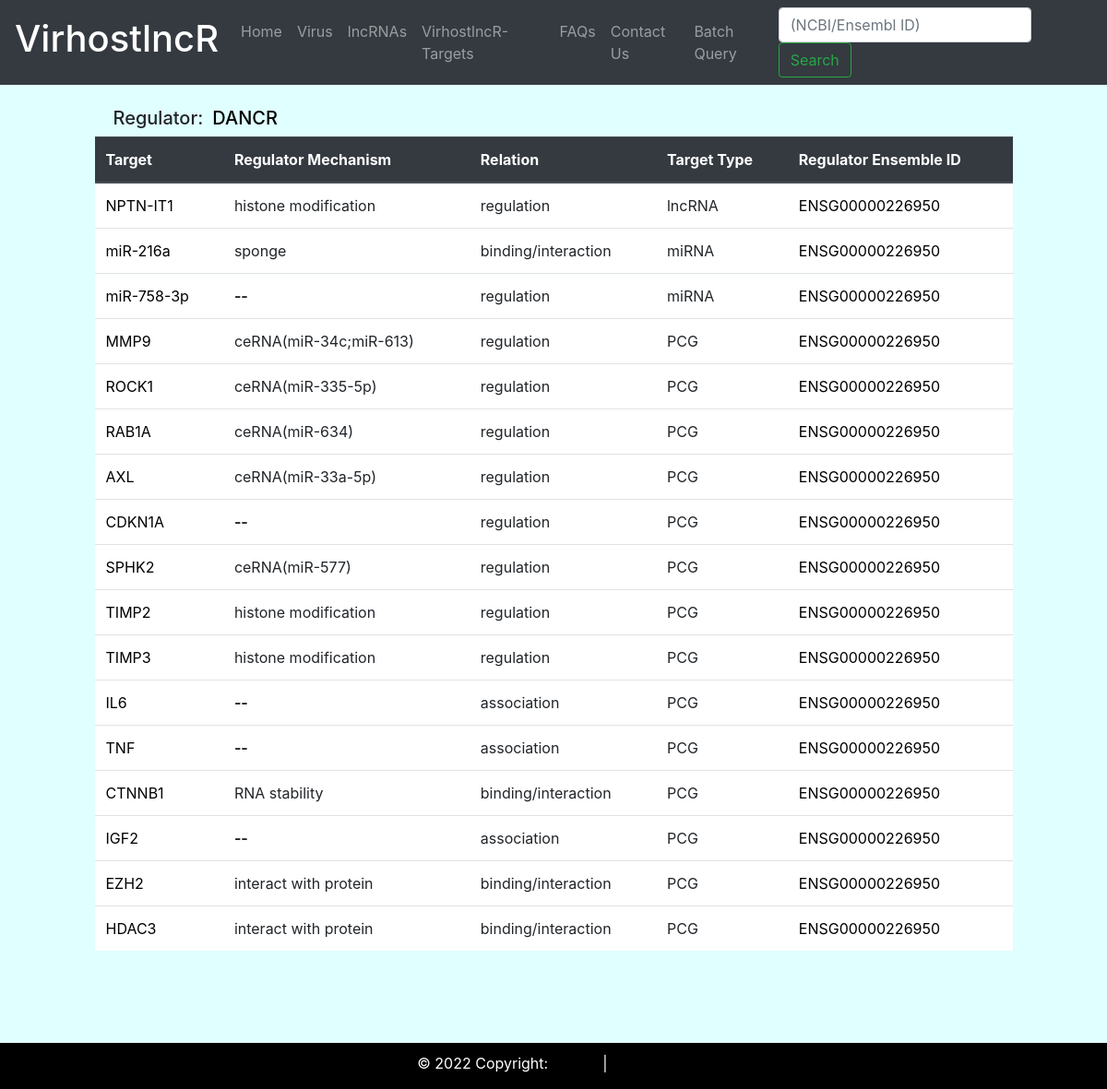
Before: /VirhostlncR/targetdetails/DANCR/ with the older database file.
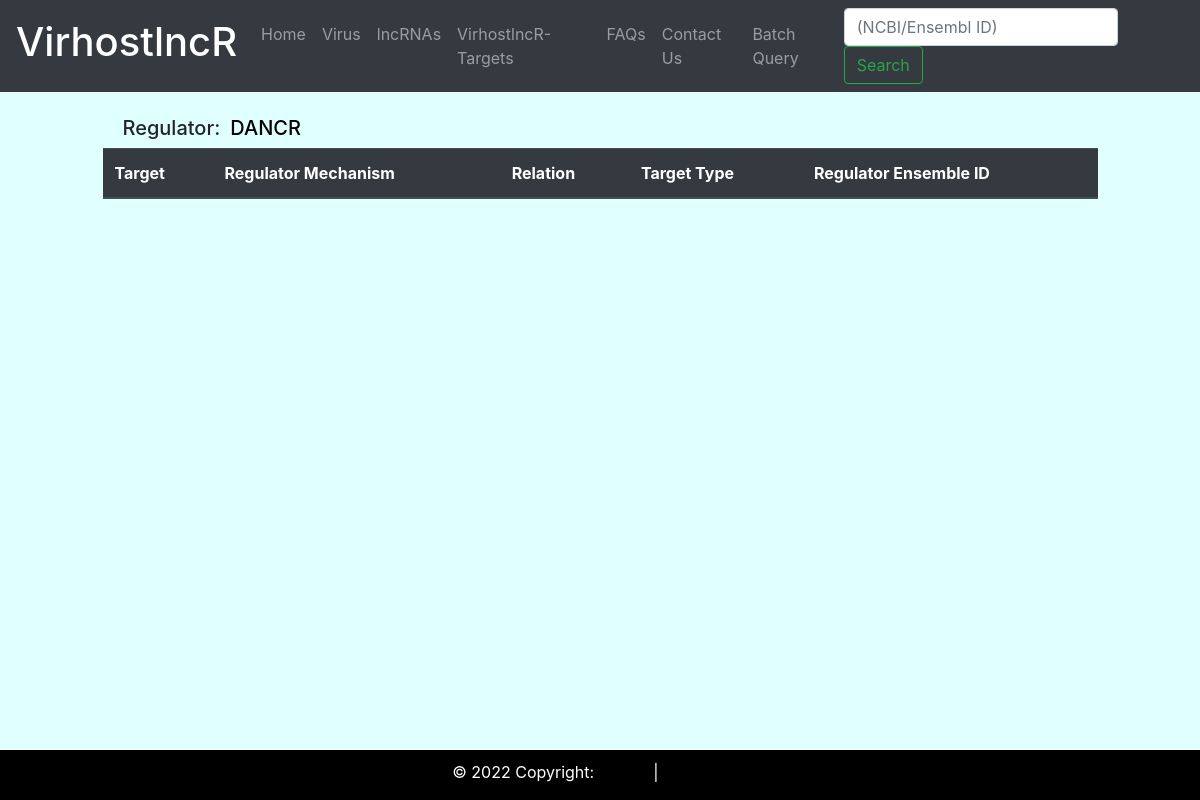
After: the same page with the newer database file.
### lncrna/models.py (models this page shows, shortened)
class LncrnaTarget(models.Model):
    regulator = models.CharField(max_length=255)
    target = models.CharField(max_length = 255)
    regulatory_mech = models.CharField(max_length = 255 , null = True, blank = True)
    regulatory_type = models.CharField(max_length = 255 , null = True, blank = True)
    Target_type = models.CharField(max_length = 255 , null = True, blank = True)
    regulator_ensemble_id = models.CharField(max_length = 255 , null = True, blank = True)

### lncrna/views.py (the view)
# urls.py: path('targetdetails/<str:regulator>/', views.targetdetails, name = 'targetdetails'),
def targetdetails(request, regulator):
    lncrnatarget = LncrnaTarget.objects.filter(regulator = regulator)
    dis_regulator = regulator
    context = {'lncrnatarget':lncrnatarget,'dis_regulator':dis_regulator}
    return render(request,'lncrna/target_details.html',context)

### templates/lncrna/target_details.html (shortened to what this page needs)
{% extends 'lncrna/base.html' %}
{% block content %}
<div class="cotainer" >
<div class="row d-flex">
 <div class="col col-xl-1">
  </div>
<div class="col col-xl-6 pt-4">
<h5 class="h5" style="padding-left: 20px" >Regulator:&ensp;<a target="blank"  href="https://www.ncbi.nlm.nih.gov/gene/?term={{ dis_regulator }}">{{ dis_regulator }}
</a>
</h5>
</div>
</div>
</div>
<div class="cotainer">
<div class="row d-flex justify-content-center">
<div class="col col-xl-10">
<table class="table" style="background-color: white;">
<thead class="thead-dark">
<tr>
    <th class="align-top">Target</th>
    <th class="align-top">Regulator Mechanism</th>
    <th class="align-top">Relation</th>
    <th class="align-top">Target Type</th>
    <th class="align-top">Regulator Ensemble ID</th>
</tr>
{% for target in lncrnatarget %}
<tr>
<td><a href=" https://www.genecards.org/cgi-bin/carddisp.pl?gene={{ target.target }}" target="_blank"> {{ target.target }}</a></td>
{% if target.regulatory_mech %}
<td>
{{ target.regulatory_mech }}</td>
{% else %}
<td><strong> -- </strong>  </td>
{% endif %}
<td>{{ target.regulatory_type }}</td>
<td>{{ target.Target_type }}</td>
<td> <a href="http://asia.ensembl.org/Multi/Search/Results?q={{ target.regulator_ensemble_id }}" target="_blank">{{ target.regulator_ensemble_id }} </a> </td>
</tr>
{% endfor %}
</table>
</div>
</div>
</div>
{% endblock %}

Changed rows visible on the page:
removed LncrnaTarget: target "NPTN-IT1", regulatory_mech "histone modification", regulatory_type "regulation", Target_type "lncRNA", regulator_ensemble_id "ENSG00000226950"
removed LncrnaTarget: target "miR-216a", regulatory_mech "sponge", regulatory_type "binding/interaction", Target_type "miRNA", regulator_ensemble_id "ENSG00000226950"
removed LncrnaTarget: target "miR-758-3p", regulatory_type "regulation", Target_type "miRNA", regulator_ensemble_id "ENSG00000226950"
removed LncrnaTarget: target "MMP9", regulatory_mech "ceRNA(miR-34c;miR-613)", regulatory_type "regulation", Target_type "PCG", regulator_ensemble_id "ENSG00000226950"
removed LncrnaTarget: target "ROCK1", regulatory_mech "ceRNA(miR-335-5p)", regulatory_type "regulation", Target_type "PCG", regulator_ensemble_id "ENSG00000226950"
removed LncrnaTarget: target "RAB1A", regulatory_mech "ceRNA(miR-634)", regulatory_type "regulation", Target_type "PCG", regulator_ensemble_id "ENSG00000226950"
removed LncrnaTarget: target "AXL", regulatory_mech "ceRNA(miR-33a-5p)", regulatory_type "regulation", Target_type "PCG", regulator_ensemble_id "ENSG00000226950"
removed LncrnaTarget: target "CDKN1A", regulatory_type "regulation", Target_type "PCG", regulator_ensemble_id "ENSG00000226950"
removed LncrnaTarget: target "SPHK2", regulatory_mech "ceRNA(miR-577)", regulatory_type "regulation", Target_type "PCG", regulator_ensemble_id "ENSG00000226950"
removed LncrnaTarget: target "TIMP2", regulatory_mech "histone modification", regulatory_type "regulation", Target_type "PCG", regulator_ensemble_id "ENSG00000226950"
removed LncrnaTarget: target "TIMP3", regulatory_mech "histone modification", regulatory_type "regulation", Target_type "PCG", regulator_ensemble_id "ENSG00000226950"
removed LncrnaTarget: target "IL6", regulatory_type "association", Target_type "PCG", regulator_ensemble_id "ENSG00000226950"
removed LncrnaTarget: target "TNF", regulatory_type "association", Target_type "PCG", regulator_ensemble_id "ENSG00000226950"
removed LncrnaTarget: target "CTNNB1", regulatory_mech "RNA stability", regulatory_type "binding/interaction", Target_type "PCG", regulator_ensemble_id "ENSG00000226950"
removed LncrnaTarget: target "IGF2", regulatory_type "association", Target_type "PCG", regulator_ensemble_id "ENSG00000226950"
removed LncrnaTarget: target "EZH2", regulatory_mech "interact with protein", regulatory_type "binding/interaction", Target_type "PCG", regulator_ensemble_id "ENSG00000226950"
removed LncrnaTarget: target "HDAC3", regulatory_mech "interact with protein", regulatory_type "binding/interaction", Target_type "PCG", regulator_ensemble_id "ENSG00000226950"
